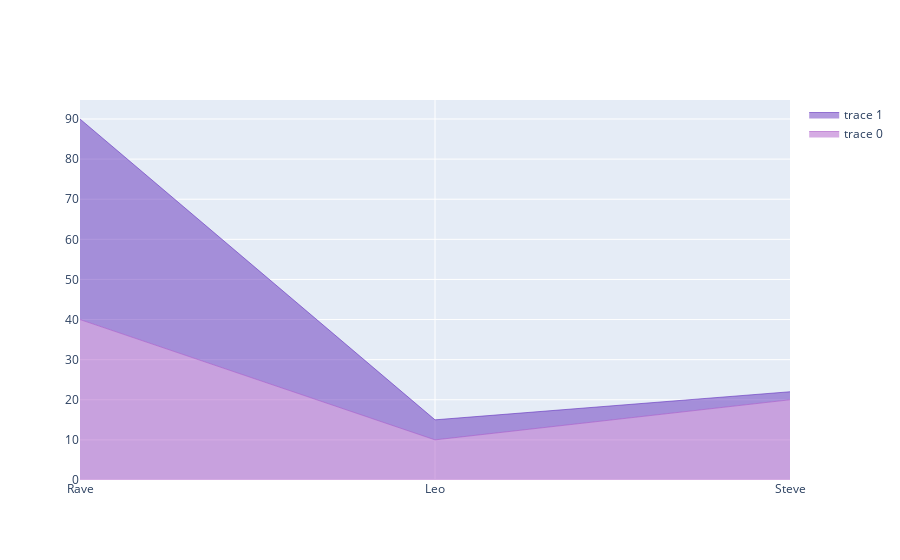

Notebook code cell kept with this figure:
### Code cell
# Stacked area chart
stud= ['Rave','Leo','Steve']

fig = go.Figure()

fig.add_trace(go.Scatter(x=stud,y=[40,10,20],hoverinfo='x+y',mode='lines',line=dict(width=0.6,color="rgb(172,89,200)"),stackgroup='one'))

fig.add_trace(go.Scatter(x=stud,y=[50,5,2],hoverinfo='x+y',mode='lines',line=dict(width=0.6,color="rgb(100,51,190)"),stackgroup='one'))

### Figure 1 — Plotly figure (JSON) as saved in the notebook; plotly's stock layout.template omitted (floating-point values rounded to 4 significant figures)
{"data": [{"hoverinfo": "x+y", "line": {"color": "rgb(172,89,200)", "width": 0.6}, "mode": "lines", "stackgroup": "one", "type": "scatter", "x": ["Rave", "Leo", "Steve"], "y": [40, 10, 20]}, {"hoverinfo": "x+y", "line": {"color": "rgb(100,51,190)", "width": 0.6}, "mode": "lines", "stackgroup": "one", "type": "scatter", "x": ["Rave", "Leo", "Steve"], "y": [50, 5, 2]}], "layout": {}}
